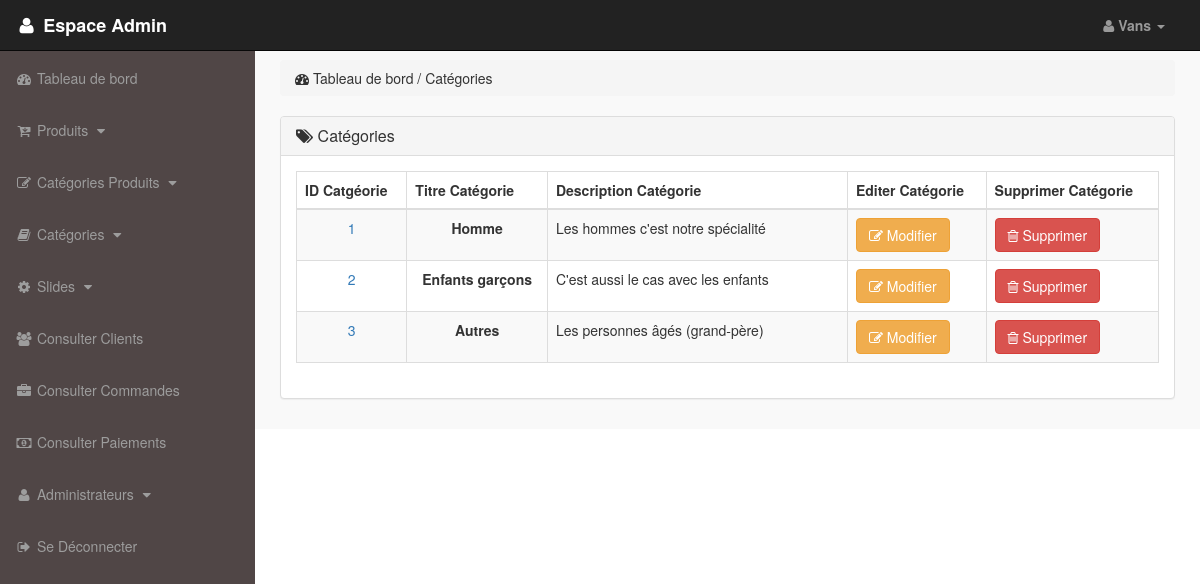
The app's page /admin_area/index.php?view_cats (signed in) with its own data.
### tables this page shows
CREATE TABLE `categories` (
  `id_cat` int(11) NOT NULL,
  `titre_cat` text NOT NULL,
  `desc_cat` text NOT NULL
);

### admin_area/view_cats.php (the view)
<?php
    if(!isset($_SESSION['email_admin'])){
        echo "<script>window.open('login.php' , '_self')</script>";
    }else{
    ?>
        <div class="row">
            <div class="col-lg-12">
                <ol class="breadcrumb">
                    <li>
                        <i class="fa fa-dashboard"></i> Tableau de bord / Catégories
                    </li>
                </ol>
            </div>
        </div>
        <div class="row">
            <div class="col-lg-12">
                <div class="panel panel-default">
                    <div class="panel-heading">
                        <h3 class="panel-title">
                            <i class="fa fa-tags"></i> Catégories
                        </h3>
                    </div>
                    <div class="panel-body">
                        <div class="table-responsive">
                            <table class="table table-striped table-bordered table-hover">
                                <thead>
                                    <tr>
                                        <th> ID Catgéorie </th>
                                        <th> Titre Catégorie </th>
                                        <th> Description Catégorie </th>
                                        <th> Editer Catégorie </th>
                                        <th> Supprimer Catégorie </th>
                                    </tr>
                                </thead>
                                <tbody>
                                    <?php
                                        $i = 0;
                                        $get_cats = "select * from categories";
                                        $run_cats = mysqli_query($db , $get_cats);
                                        while($row_cats = mysqli_fetch_array($run_cats)){
                                            $cat_id = $row_cats['id_cat'];
                                            $cat_title = $row_cats['titre_cat'];
                                            $cat_desc = $row_cats['desc_cat'];
                                            $i ++;
                                    ?>
                                        <tr>
                                            <td class="text-center text-primary"> <?php echo $i; ?> </td>
                                            <td class="text-center" style="font-weight:bold"> <?php echo $cat_title; ?></td>
                                            <td width="300"> <?php echo $cat_desc; ?> </td>
                                            <td>
                                                <a href="index.php?edit_cat=<?php echo $cat_id; ?>" class="btn btn-warning">
                                                    <i class="fa fa-edit"></i> Modifier
                                                </a>
                                            </td>
                                            <td>
                                                <a href="index.php?delete_cat=<?php echo $cat_id; ?>" class="btn btn-danger">
                                                    <i class="fa fa-trash-o"></i> Supprimer
                                                </a>
                                            </td>
                                        </tr>
                                    <?php } ?>
                                </tbody>
                            </table>
                        </div>
                    </div>
                </div>
            </div>
        </div>
    <?php } ?>

### admin_area/includes/sidebar.php (shortened to what this page needs)
<?php
    if(!isset($_SESSION['email_admin'])){
        echo "<script>window.open('login.php' , '_self')</script>";
    }else{
    ?>
        <nav class="navbar navbar-inverse navbar-fixed-top">
            <div class="navbar-header">
                <a href="index.php?dashboard" class="navbar-brand" style="font-weight:bold;">
                    <i class="fa fa-user fa-fw"></i> Espace Admin
                </a>
            </div>
            <ul class="nav navbar-right top-nav">
                <li class="dropdown">
                    <a href="#" class="dropdown-toggle" data-toggle="dropdown" style="font-weight:bold;">
                        <i class="fa fa-user"></i> <?php echo $admin_name; ?> <b class="caret"></b>
                    </a>
                </li>
            </ul>
            <div class="collapse navbar-collapse navbar-ex1-collapse">
                <ul class="nav navbar-nav side-nav">
                    <li>
                        <a href="index.php?dashboard">
                            <i class="fa fa-fw fa-dashboard"></i> Tableau de bord
                        </a>
                    </li>
                    <li>
                        <a href="#" data-toggle="collapse" data-target="#products">
                            <i class="fa fa-fw fa-cart-arrow-down"></i> Produits
                            <i class="fa fa-fw fa-caret-down"></i>
                        </a>
                    </li>
                    <li>
                        <a href="#" data-toggle="collapse" data-target="#p_cat">
                            <i class="fa fa-fw fa-edit"></i> Catégories Produits
                            <i class="fa fa-fw fa-caret-down"></i>
                        </a>
                    </li>
                    <li>
                        <a href="#" data-toggle="collapse" data-target="#cat">
                            <i class="fa fa-fw fa-book"></i> Catégories
                            <i class="fa fa-fw fa-caret-down"></i>
                        </a>
                    </li>
                    <li>
                        <a href="#" data-toggle="collapse" data-target="#slides">
                            <i class="fa fa-fw fa-gear"></i> Slides
                            <i class="fa fa-fw fa-caret-down"></i>
                        </a>
                    </li>
                    <li>
                        <a href="index.php?view_customers">
                            <i class="fa fa-fw fa-users"></i> Consulter Clients
                        </a>
                    </li>
                    <li>
                        <a href="index.php?view_orders">
                            <i class="fa fa-fw fa-briefcase"></i> Consulter Commandes
                        </a>
                    </li>
                    <li>
                        <a href="index.php?view_payments">
                            <i class="fa fa-fw fa-money"></i> Consulter Paiements
                        </a>
                    </li>
                    <li>
                        <a href="#" data-toggle="collapse" data-target="#users">
                            <i class="fa fa-fw fa-user"></i> Administrateurs
                            <i class="fa fa-fw fa-caret-down"></i>
                        </a>
                    </li>
                    <li>
                        <a href="logout.php">
                            <i class="fa fa-fw fa-sign-out"></i> Se Déconnecter
                        </a>
                    </li>
                </ul>
            </div>
        </nav>
    <?php }?>

### admin_area/css/style.css (style rules this page uses)
body { margin-top: 100px; }
.top-nav { padding: 0 35px; }
.top-nav > li { display: inline-block; }
.top-nav > li a { color: #999999; line-height: 20px; padding-top: 15px; padding-bottom: 15px; transition: 0.6s all; }
.side-nav > li { margin-top: 2px; }
.panel-body { border-radius: 5px; }
@media (min-width: 768px) { body { margin-top: 50px; } }
@media (min-width: 768px) { .side-nav { position: fixed; top: 51px; bottom: 0; width: 255px; overflow-y: auto; overflow-x: hidden; background-color: #504646; padding-bottom: 40px; border-radius: 0; } }
@media (min-width: 768px) { .side-nav > li > a { width: 255px; transition: 0.6s all; } }

### records on screen
categories: titre_cat "Homme", desc_cat "Les hommes c'est notre spécialité"
categories: titre_cat "Enfants garçons", desc_cat "C'est aussi le cas avec les enfants"
categories: titre_cat "Autres", desc_cat "Les personnes âgés (grand-père)"

### other values on screen
$admin_name "Vans"
